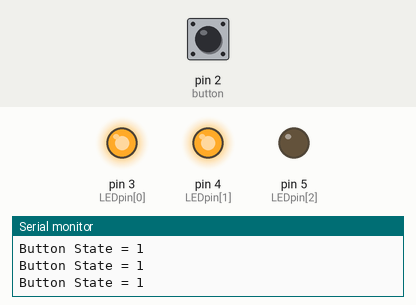
Simulated run of this sketch. Board: Arduino Uno, built with avr-gcc and run on an emulated ATmega328P. Parts: output pins drawn as LEDs (lit = HIGH), the last lines printed to the serial monitor. The test bench sets the inputs (shaded band); at power-on: pin 2 (button) HIGH.

Above: at 1.2 s.
1.3 s: pin 2 (button) pulled LOW for 0.15 s
At 1.41 s:
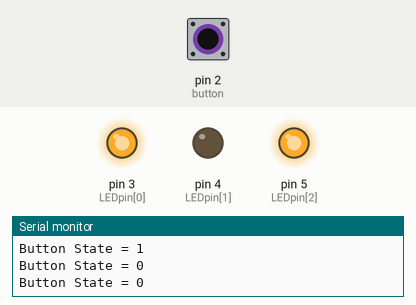
2.9 s: pin 2 (button) pulled LOW for 3.2 s
At 7.4 s:
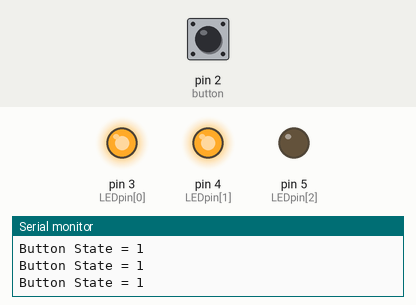
Timing chart, 0 to 8.9 s (numbered marks = the images above; inputs shaded):
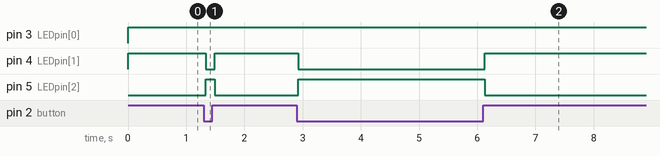

The sketch:

PB_not_pressed_RG_on_PB_pressed_RB_on.ino
```cpp
/* Using 4-pin LED, I must set the assigned LED condition when PB is pressed or unpressed.
In this program, when the push button is not pressed, pins for RED and GREEN must be turned ON.
On the other hand, when the push button is pressed, the pins for RED and BLUE must be turned ON.
Also, I have used PB programmed with internal pullup in this task.*/
int button = 2;           // This defines the pin for button: as integer
int buttonState;          // This defines buttonState as integer
int LEDpin[] =    {       // This array is to define the pins for the LED: as integer
3,  //RED
4,  //GREEN
5   //BLUE
};
/* The void setup is to set the inputs, outputs and etc. of the program which will
run once in the program*/
void setup() {
  Serial.begin(9600);                          // This initiates the serial connection with the program
  pinMode(button, INPUT_PULLUP);               // This is to assign the button as an INPUT_PULLUP
                                               // This will assign pin 3, 4 and 5  as an output of LED pins
  for (int LEDpin = 3; LEDpin < 6; LEDpin++) { // This for loop goes through all pins
    pinMode(LEDpin, OUTPUT);  }                // and assign them as an output
}
/* The loop function will run over and over endlessly, making the input/output operates repeatedly*/
void loop() {
// When the button is pressed serial monitor will display "Button State = value"
  buttonState = digitalRead(button); /* The value of buttonState will be based on the value of
  										                  pin 2, which is the digitalRead of the button*/
  Serial.print("Button State = ");   // This prints the phrase "Button State ="
  Serial.println(buttonState);       // This will print the value of buttonState after the phrase

  /* This if/else funtion changes the light color of LED when push button is pressed or unpressed*/
  if (buttonState==HIGH){ 		       // If push button is unpressed, RED and GREEN must ON at the same time
      digitalWrite(3, HIGH);         // This turns ON pin for RED light
      digitalWrite(4, HIGH);         // This turns ON pin for GREEN light
      digitalWrite(5, LOW);          // This turns OFF pin for BLUE light

 	  }  else { 					             // If push button is pressed, RED and BLUE must ON at the same time
  		digitalWrite(3, HIGH);         // This turns ON pin for RED light
      digitalWrite(4, LOW);          // This turns OFF pin for GREEN light
   	  digitalWrite(5, HIGH);         // This turns ON pin for BLUE light

  }
}
```

Measured:
- after the input at 1.3 s, pin 4 (LEDpin[1]): HIGH → LOW at once, → HIGH 0.15 s later; pin 5 (LEDpin[2]): LOW → HIGH at once, → LOW 0.15 s later
- after the input at 2.9 s, pin 4 (LEDpin[1]): HIGH → LOW at once, → HIGH 3.2 s later; pin 5 (LEDpin[2]): LOW → HIGH at once, → LOW 3.2 s later
